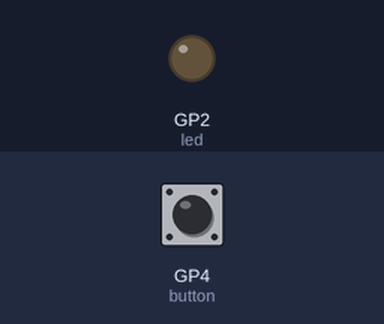
Bench run of a program on a simulated Raspberry Pi Pico running MicroPython. Parts: output pins drawn as LEDs (lit = HIGH). Inputs (shaded band) come from the test bench; at power-on: GP4 (button) HIGH. What the program prints to the serial console is not drawn.

Above: at 1.2 s.
1.3 s: GP4 (button) pulled LOW for 0.15 s
At 1.8 s:
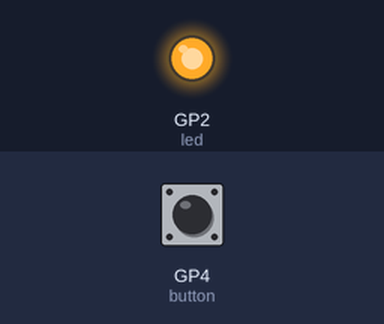
2.9 s: GP4 (button) pulled LOW for 1 s
At 4.2 s:
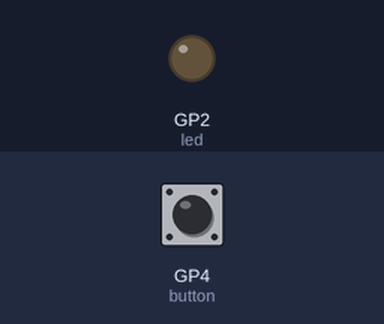
5.4 s: GP4 (button) pulled LOW for 3.2 s
At 6.1 s:
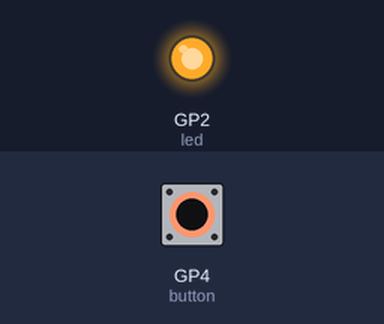
Timing chart, 0 to 8.4 s (numbered marks = the images above; inputs shaded):
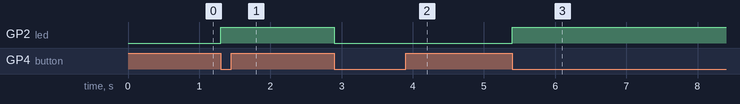

The program:

button_callback_2.py
```python
from machine import Pin
from time import sleep, ticks_ms, ticks_diff


DEBOUNCE_MS = 200

# Pins of Raspberry Pi Pico
GPIO_BUTTON = 4  # GP4
GPIO_LED = 2     # GP2

button = Pin(GPIO_BUTTON, Pin.IN, Pin.PULL_UP)  # GP4
led = Pin(GPIO_LED, Pin.OUT)                 # GP2
led.off()

last_press = ticks_ms()


def button_pressed(pin):
    global last_press
    now = ticks_ms()
    # ignore edges closer than DEBOUNCE_MS to the last accepted one
    if ticks_diff(now, last_press) > DEBOUNCE_MS:
        last_press = now
        led.toggle()


if __name__ == "__main__":
    print("Start program...")
    button.irq(trigger=Pin.IRQ_FALLING, handler=button_pressed)
    while True:
        sleep(1)
```

Measured:
- after the input at 1.3 s, GP2 (led): LOW → HIGH at once
- after the input at 2.9 s, GP2 (led): HIGH → LOW at once
- after the input at 5.4 s, GP2 (led): LOW → HIGH at once
